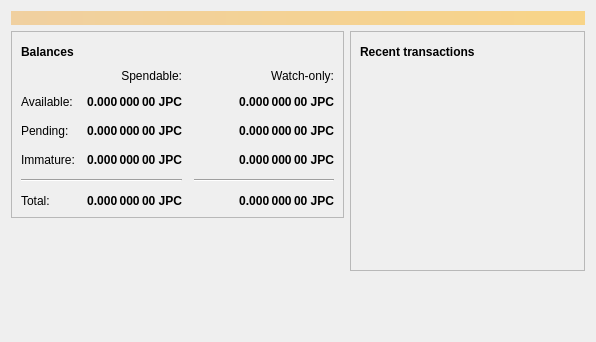
<?xml version="1.0" encoding="UTF-8"?>
<ui version="4.0">
 <class>OverviewPage</class>
 <widget class="QWidget" name="OverviewPage">
  <property name="geometry">
   <rect>
    <x>0</x>
    <y>0</y>
    <width>596</width>
    <height>342</height>
   </rect>
  </property>
  <property name="windowTitle">
   <string>Form</string>
  </property>
  <layout class="QVBoxLayout" name="topLayout">
   <item>
    <widget class="QLabel" name="labelAlerts">
     <property name="visible">
      <bool>false</bool>
     </property>
     <property name="styleSheet">
      <string notr="true">QLabel { background-color: qlineargradient(x1: 0, y1: 0, x2: 1, y2: 0, stop:0 #F0D0A0, stop:1 #F8D488); color:#000000; }</string>
     </property>
     <property name="wordWrap">
      <bool>true</bool>
     </property>
     <property name="margin">
      <number>3</number>
     </property>
     <property name="textInteractionFlags">
      <set>Qt::TextSelectableByMouse</set>
     </property>
    </widget>
   </item>
   <item>
    <layout class="QHBoxLayout" name="horizontalLayout" stretch="1,1">
     <item>
      <layout class="QVBoxLayout" name="verticalLayout_2">
       <item>
        <widget class="QFrame" name="frame">
         <property name="frameShape">
          <enum>QFrame::StyledPanel</enum>
         </property>
         <property name="frameShadow">
          <enum>QFrame::Raised</enum>
         </property>
         <layout class="QVBoxLayout" name="verticalLayout_4">
          <item>
           <layout class="QHBoxLayout" name="horizontalLayout_4">
            <item>
             <widget class="QLabel" name="label_5">
              <property name="font">
               <font>
                <weight>75</weight>
                <bold>true</bold>
               </font>
              </property>
              <property name="text">
               <string>Balances</string>
              </property>
             </widget>
            </item>
            <item>
             <widget class="QPushButton" name="labelWalletStatus">
              <property name="enabled">
               <bool>true</bool>
              </property>
              <property name="maximumSize">
               <size>
                <width>30</width>
                <height>16777215</height>
               </size>
              </property>
              <property name="toolTip">
               <string>The displayed information may be out of date. Your wallet automatically synchronizes with the JapanCoin network after a connection is established, but this process has not completed yet.</string>
              </property>
              <property name="text">
               <string/>
              </property>
              <property name="icon">
               <iconset resource="../bitcoin.qrc">
                <normaloff>:/icons/warning</normaloff>
                <disabledoff>:/icons/warning</disabledoff>:/icons/warning</iconset>
              </property>
              <property name="iconSize">
               <size>
                <width>24</width>
                <height>24</height>
               </size>
              </property>
              <property name="flat">
               <bool>true</bool>
              </property>
             </widget>
            </item>
            <item>
             <spacer name="horizontalSpacer_3">
              <property name="orientation">
               <enum>Qt::Horizontal</enum>
              </property>
              <property name="sizeHint" stdset="0">
               <size>
                <width>40</width>
                <height>20</height>
               </size>
              </property>
             </spacer>
            </item>
           </layout>
          </item>
          <item>
           <layout class="QGridLayout" name="gridLayout">
            <property name="spacing">
             <number>12</number>
            </property>
            <item row="2" column="2">
             <widget class="QLabel" name="labelWatchPending">
              <property name="font">
               <font>
                <weight>75</weight>
                <bold>true</bold>
               </font>
              </property>
              <property name="cursor">
               <cursorShape>IBeamCursor</cursorShape>
              </property>
              <property name="toolTip">
               <string>Unconfirmed transactions to watch-only addresses</string>
              </property>
              <property name="text">
               <string notr="true">0.000 000 00 JPC</string>
              </property>
              <property name="alignment">
               <set>Qt::AlignRight|Qt::AlignTrailing|Qt::AlignVCenter</set>
              </property>
              <property name="textInteractionFlags">
               <set>Qt::LinksAccessibleByMouse|Qt::TextSelectableByKeyboard|Qt::TextSelectableByMouse</set>
              </property>
             </widget>
            </item>
            <item row="2" column="1">
             <widget class="QLabel" name="labelUnconfirmed">
              <property name="font">
               <font>
                <weight>75</weight>
                <bold>true</bold>
               </font>
              </property>
              <property name="cursor">
               <cursorShape>IBeamCursor</cursorShape>
              </property>
              <property name="toolTip">
               <string>Total of transactions that have yet to be confirmed, and do not yet count toward the spendable balance</string>
              </property>
              <property name="text">
               <string notr="true">0.000 000 00 JPC</string>
              </property>
              <property name="alignment">
               <set>Qt::AlignRight|Qt::AlignTrailing|Qt::AlignVCenter</set>
              </property>
              <property name="textInteractionFlags">
               <set>Qt::LinksAccessibleByMouse|Qt::TextSelectableByKeyboard|Qt::TextSelectableByMouse</set>
              </property>
             </widget>
            </item>
            <item row="3" column="2">
             <widget class="QLabel" name="labelWatchImmature">
              <property name="font">
               <font>
                <weight>75</weight>
                <bold>true</bold>
               </font>
              </property>
              <property name="cursor">
               <cursorShape>IBeamCursor</cursorShape>
              </property>
              <property name="toolTip">
               <string>Mined balance in watch-only addresses that has not yet matured</string>
              </property>
              <property name="text">
               <string notr="true">0.000 000 00 JPC</string>
              </property>
              <property name="alignment">
               <set>Qt::AlignRight|Qt::AlignTrailing|Qt::AlignVCenter</set>
              </property>
              <property name="textInteractionFlags">
               <set>Qt::LinksAccessibleByMouse|Qt::TextSelectableByKeyboard|Qt::TextSelectableByMouse</set>
              </property>
             </widget>
            </item>
            <item row="4" column="0" colspan="2">
             <widget class="Line" name="line">
              <property name="orientation">
               <enum>Qt::Horizontal</enum>
              </property>
             </widget>
            </item>
            <item row="4" column="2">
             <widget class="Line" name="lineWatchBalance">
              <property name="sizePolicy">
               <sizepolicy hsizetype="Preferred" vsizetype="Fixed">
                <horstretch>0</horstretch>
                <verstretch>0</verstretch>
               </sizepolicy>
              </property>
              <property name="minimumSize">
               <size>
                <width>140</width>
                <height>0</height>
               </size>
              </property>
              <property name="orientation">
               <enum>Qt::Horizontal</enum>
              </property>
             </widget>
            </item>
            <item row="5" column="0">
             <widget class="QLabel" name="labelTotalText">
              <property name="text">
               <string>Total:</string>
              </property>
             </widget>
            </item>
            <item row="3" column="1">
             <widget class="QLabel" name="labelImmature">
              <property name="font">
               <font>
                <weight>75</weight>
                <bold>true</bold>
               </font>
              </property>
              <property name="cursor">
               <cursorShape>IBeamCursor</cursorShape>
              </property>
              <property name="toolTip">
               <string>Mined balance that has not yet matured</string>
              </property>
              <property name="text">
               <string notr="true">0.000 000 00 JPC</string>
              </property>
              <property name="alignment">
               <set>Qt::AlignRight|Qt::AlignTrailing|Qt::AlignVCenter</set>
              </property>
              <property name="textInteractionFlags">
               <set>Qt::LinksAccessibleByMouse|Qt::TextSelectableByKeyboard|Qt::TextSelectableByMouse</set>
              </property>
             </widget>
            </item>
            <item row="2" column="3">
             <spacer name="horizontalSpacer_2">
              <property name="orientation">
               <enum>Qt::Horizontal</enum>
              </property>
              <property name="sizeHint" stdset="0">
               <size>
                <width>40</width>
                <height>20</height>
               </size>
              </property>
             </spacer>
            </item>
            <item row="3" column="0">
             <widget class="QLabel" name="labelImmatureText">
              <property name="text">
               <string>Immature:</string>
              </property>
             </widget>
            </item>
            <item row="5" column="1">
             <widget class="QLabel" name="labelTotal">
              <property name="font">
               <font>
                <weight>75</weight>
                <bold>true</bold>
               </font>
              </property>
              <property name="cursor">
               <cursorShape>IBeamCursor</cursorShape>
              </property>
              <property name="toolTip">
               <string>Your current total balance</string>
              </property>
              <property name="text">
               <string notr="true">0.000 000 00 JPC</string>
              </property>
              <property name="alignment">
               <set>Qt::AlignRight|Qt::AlignTrailing|Qt::AlignVCenter</set>
              </property>
              <property name="textInteractionFlags">
               <set>Qt::LinksAccessibleByMouse|Qt::TextSelectableByKeyboard|Qt::TextSelectableByMouse</set>
              </property>
             </widget>
            </item>
            <item row="5" column="2">
             <widget class="QLabel" name="labelWatchTotal">
              <property name="font">
               <font>
                <weight>75</weight>
                <bold>true</bold>
               </font>
              </property>
              <property name="cursor">
               <cursorShape>IBeamCursor</cursorShape>
              </property>
              <property name="toolTip">
               <string>Current total balance in watch-only addresses</string>
              </property>
              <property name="text">
               <string notr="true">0.000 000 00 JPC</string>
              </property>
              <property name="alignment">
               <set>Qt::AlignRight|Qt::AlignTrailing|Qt::AlignVCenter</set>
              </property>
              <property name="textInteractionFlags">
               <set>Qt::LinksAccessibleByMouse|Qt::TextSelectableByKeyboard|Qt::TextSelectableByMouse</set>
              </property>
             </widget>
            </item>
            <item row="0" column="2">
             <widget class="QLabel" name="labelWatchonly">
              <property name="text">
               <string>Watch-only:</string>
              </property>
              <property name="alignment">
               <set>Qt::AlignRight|Qt::AlignTrailing|Qt::AlignVCenter</set>
              </property>
             </widget>
            </item>
            <item row="1" column="0">
             <widget class="QLabel" name="labelBalanceText">
              <property name="text">
               <string>Available:</string>
              </property>
             </widget>
            </item>
            <item row="1" column="1">
             <widget class="QLabel" name="labelBalance">
              <property name="font">
               <font>
                <weight>75</weight>
                <bold>true</bold>
               </font>
              </property>
              <property name="cursor">
               <cursorShape>IBeamCursor</cursorShape>
              </property>
              <property name="toolTip">
               <string>Your current spendable balance</string>
              </property>
              <property name="text">
               <string notr="true">0.000 000 00 JPC</string>
              </property>
              <property name="alignment">
               <set>Qt::AlignRight|Qt::AlignTrailing|Qt::AlignVCenter</set>
              </property>
              <property name="textInteractionFlags">
               <set>Qt::LinksAccessibleByMouse|Qt::TextSelectableByKeyboard|Qt::TextSelectableByMouse</set>
              </property>
             </widget>
            </item>
            <item row="1" column="2">
             <widget class="QLabel" name="labelWatchAvailable">
              <property name="font">
               <font>
                <weight>75</weight>
                <bold>true</bold>
               </font>
              </property>
              <property name="cursor">
               <cursorShape>IBeamCursor</cursorShape>
              </property>
              <property name="toolTip">
               <string>Your current balance in watch-only addresses</string>
              </property>
              <property name="text">
               <string notr="true">0.000 000 00 JPC</string>
              </property>
              <property name="alignment">
               <set>Qt::AlignRight|Qt::AlignTrailing|Qt::AlignVCenter</set>
              </property>
              <property name="textInteractionFlags">
               <set>Qt::LinksAccessibleByMouse|Qt::TextSelectableByKeyboard|Qt::TextSelectableByMouse</set>
              </property>
             </widget>
            </item>
            <item row="2" column="0">
             <widget class="QLabel" name="labelPendingText">
              <property name="text">
               <string>Pending:</string>
              </property>
             </widget>
            </item>
            <item row="0" column="1">
             <widget class="QLabel" name="labelSpendable">
              <property name="text">
               <string>Spendable:</string>
              </property>
              <property name="alignment">
               <set>Qt::AlignRight|Qt::AlignTrailing|Qt::AlignVCenter</set>
              </property>
             </widget>
            </item>
           </layout>
          </item>
         </layout>
        </widget>
       </item>
       <item>
        <spacer name="verticalSpacer">
         <property name="orientation">
          <enum>Qt::Vertical</enum>
         </property>
         <property name="sizeHint" stdset="0">
          <size>
           <width>20</width>
           <height>40</height>
          </size>
         </property>
        </spacer>
       </item>
      </layout>
     </item>
     <item>
      <layout class="QVBoxLayout" name="verticalLayout_3">
       <item>
        <widget class="QFrame" name="frame_2">
         <property name="frameShape">
          <enum>QFrame::StyledPanel</enum>
         </property>
         <property name="frameShadow">
          <enum>QFrame::Raised</enum>
         </property>
         <layout class="QVBoxLayout" name="verticalLayout">
          <item>
           <layout class="QHBoxLayout" name="horizontalLayout_2">
            <item>
             <widget class="QLabel" name="label_4">
              <property name="font">
               <font>
                <weight>75</weight>
                <bold>true</bold>
               </font>
              </property>
              <property name="text">
               <string>Recent transactions</string>
              </property>
             </widget>
            </item>
            <item>
             <widget class="QPushButton" name="labelTransactionsStatus">
              <property name="enabled">
               <bool>true</bool>
              </property>
              <property name="maximumSize">
               <size>
                <width>30</width>
                <height>16777215</height>
               </size>
              </property>
              <property name="toolTip">
               <string>The displayed information may be out of date. Your wallet automatically synchronizes with the JapanCoin network after a connection is established, but this process has not completed yet.</string>
              </property>
              <property name="text">
               <string/>
              </property>
              <property name="icon">
               <iconset resource="../bitcoin.qrc">
                <normaloff>:/icons/warning</normaloff>
                <disabledoff>:/icons/warning</disabledoff>:/icons/warning</iconset>
              </property>
              <property name="iconSize">
               <size>
                <width>24</width>
                <height>24</height>
               </size>
              </property>
              <property name="flat">
               <bool>true</bool>
              </property>
             </widget>
            </item>
            <item>
             <spacer name="horizontalSpacer">
              <property name="orientation">
               <enum>Qt::Horizontal</enum>
              </property>
              <property name="sizeHint" stdset="0">
               <size>
                <width>40</width>
                <height>20</height>
               </size>
              </property>
             </spacer>
            </item>
           </layout>
          </item>
          <item>
           <widget class="QListView" name="listTransactions">
            <property name="styleSheet">
             <string notr="true">QListView { background: transparent; }</string>
            </property>
            <property name="frameShape">
             <enum>QFrame::NoFrame</enum>
            </property>
            <property name="verticalScrollBarPolicy">
             <enum>Qt::ScrollBarAlwaysOff</enum>
            </property>
            <property name="horizontalScrollBarPolicy">
             <enum>Qt::ScrollBarAlwaysOff</enum>
            </property>
            <property name="selectionMode">
             <enum>QAbstractItemView::NoSelection</enum>
            </property>
           </widget>
          </item>
         </layout>
        </widget>
       </item>
       <item>
        <spacer name="verticalSpacer_2">
         <property name="orientation">
          <enum>Qt::Vertical</enum>
         </property>
         <property name="sizeHint" stdset="0">
          <size>
           <width>20</width>
           <height>40</height>
          </size>
         </property>
        </spacer>
       </item>
      </layout>
     </item>
    </layout>
   </item>
  </layout>
 </widget>
 <resources/>
 <connections/>
</ui>
